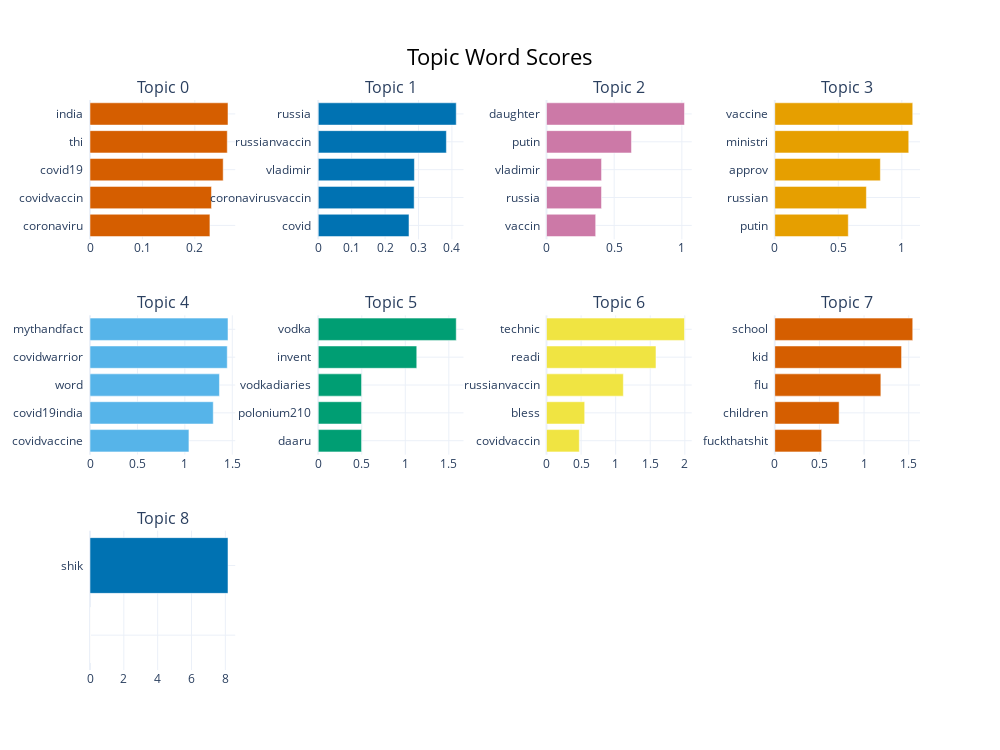

Notebook code cell kept with this figure:
### Markdown cell above
#### a) Bar chart of the topic word scores

### Code cell
topic_model.load(models_dir + model)
topic_model.visualize_barchart(top_n_topics=10)

### Figure 1 — Plotly figure (JSON) as saved in the notebook; plotly's stock layout.template omitted (floating-point values rounded to 4 significant figures)
{"data": [{"marker": {"color": "#D55E00"}, "orientation": "h", "type": "bar", "x": [0.2288, 0.2318, 0.2541, 0.2619, 0.2633], "xaxis": "x", "y": ["coronaviru  ", "covidvaccin  ", "covid19  ", "thi  ", "india  "], "yaxis": "y"}, {"marker": {"color": "#0072B2"}, "orientation": "h", "type": "bar", "x": [0.2715, 0.287, 0.2878, 0.3835, 0.4129], "xaxis": "x2", "y": ["covid  ", "coronavirusvaccin  ", "vladimir  ", "russianvaccin  ", "russia  "], "yaxis": "y2"}, {"marker": {"color": "#CC79A7"}, "orientation": "h", "type": "bar", "x": [0.3633, 0.4064, 0.4066, 0.6278, 1.019], "xaxis": "x3", "y": ["vaccin  ", "russia  ", "vladimir  ", "putin  ", "daughter  "], "yaxis": "y3"}, {"marker": {"color": "#E69F00"}, "orientation": "h", "type": "bar", "x": [0.5787, 0.7211, 0.8311, 1.055, 1.086], "xaxis": "x4", "y": ["putin  ", "russian  ", "approv  ", "ministri  ", "vaccine  "], "yaxis": "y4"}, {"marker": {"color": "#56B4E9"}, "orientation": "h", "type": "bar", "x": [1.043, 1.299, 1.364, 1.446, 1.454], "xaxis": "x5", "y": ["covidvaccine  ", "covid19india  ", "word  ", "covidwarrior  ", "mythandfact  "], "yaxis": "y5"}, {"marker": {"color": "#009E73"}, "orientation": "h", "type": "bar", "x": [0.4973, 0.4973, 0.4973, 1.132, 1.585], "xaxis": "x6", "y": ["daaru  ", "polonium210  ", "vodkadiaries  ", "invent  ", "vodka  "], "yaxis": "y6"}, {"marker": {"color": "#F0E442"}, "orientation": "h", "type": "bar", "x": [0.4744, 0.552, 1.111, 1.583, 1.995], "xaxis": "x7", "y": ["covidvaccin  ", "bless  ", "russianvaccin  ", "readi  ", "technic  "], "yaxis": "y7"}, {"marker": {"color": "#D55E00"}, "orientation": "h", "type": "bar", "x": [0.5254, 0.7208, 1.188, 1.42, 1.545], "xaxis": "x8", "y": ["fuckthatshit  ", "children  ", "flu  ", "kid  ", "school  "], "yaxis": "y8"}, {"marker": {"color": "#0072B2"}, "orientation": "h", "type": "bar", "x": [1e-05, 1e-05, 1e-05, 1e-05, 8.157], "xaxis": "x9", "y": ["  ", "  ", "  ", "  ", "shik  "], "yaxis": "y9"}], "layout": {"annotations": [{"font": {"size": 16}, "showarrow": false, "text": "Topic 0", "x": 0.0875, "xanchor": "center", "xref": "paper", "y": 1, "yanchor": "bottom", "yref": "paper"}, {"font": {"size": 16}, "showarrow": false, "text": "Topic 1", "x": 0.3625, "xanchor": "center", "xref": "paper", "y": 1, "yanchor": "bottom", "yref": "paper"}, {"font": {"size": 16}, "showarrow": false, "text": "Topic 2", "x": 0.6375, "xanchor": "center", "xref": "paper", "y": 1, "yanchor": "bottom", "yref": "paper"}, {"font": {"size": 16}, "showarrow": false, "text": "Topic 3", "x": 0.9125, "xanchor": "center", "xref": "paper", "y": 1, "yanchor": "bottom", "yref": "paper"}, {"font": {"size": 16}, "showarrow": false, "text": "Topic 4", "x": 0.0875, "xanchor": "center", "xref": "paper", "y": 0.6222, "yanchor": "bottom", "yref": "paper"}, {"font": {"size": 16}, "showarrow": false, "text": "Topic 5", "x": 0.3625, "xanchor": "center", "xref": "paper", "y": 0.6222, "yanchor": "bottom", "yref": "paper"}, {"font": {"size": 16}, "showarrow": false, "text": "Topic 6", "x": 0.6375, "xanchor": "center", "xref": "paper", "y": 0.6222, "yanchor": "bottom", "yref": "paper"}, {"font": {"size": 16}, "showarrow": false, "text": "Topic 7", "x": 0.9125, "xanchor": "center", "xref": "paper", "y": 0.6222, "yanchor": "bottom", "yref": "paper"}, {"font": {"size": 16}, "showarrow": false, "text": "Topic 8", "x": 0.0875, "xanchor": "center", "xref": "paper", "y": 0.2444, "yanchor": "bottom", "yref": "paper"}], "height": 750, "hoverlabel": {"bgcolor": "white", "font": {"family": "Rockwell", "size": 16}}, "showlegend": false, "title": {"font": {"color": "Black", "size": 22}, "text": "Topic Word Scores", "x": 0.5, "xanchor": "center", "yanchor": "top"}, "width": 1000, "xaxis": {"anchor": "y", "domain": [0, 0.175], "showgrid": true}, "xaxis10": {"anchor": "y10", "domain": [0.275, 0.45], "showgrid": true}, "xaxis11": {"anchor": "y11", "domain": [0.55, 0.725], "showgrid": true}, "xaxis12": {"anchor": "y12", "domain": [0.825, 1], "showgrid": true}, "xaxis2": {"anchor": "y2", "domain": [0.275, 0.45], "showgrid": true}, "xaxis3": {"anchor": "y3", "domain": [0.55, 0.725], "showgrid": true}, "xaxis4": {"anchor": "y4", "domain": [0.825, 1], "showgrid": true}, "xaxis5": {"anchor": "y5", "domain": [0, 0.175], "showgrid": true}, "xaxis6": {"anchor": "y6", "domain": [0.275, 0.45], "showgrid": true}, "xaxis7": {"anchor": "y7", "domain": [0.55, 0.725], "showgrid": true}, "xaxis8": {"anchor": "y8", "domain": [0.825, 1], "showgrid": true}, "xaxis9": {"anchor": "y9", "domain": [0, 0.175], "showgrid": true}, "yaxis": {"anchor": "x", "domain": [0.7556, 1], "showgrid": true}, "yaxis10": {"anchor": "x10", "domain": [0, 0.2444], "showgrid": true}, "yaxis11": {"anchor": "x11", "domain": [0, 0.2444], "showgrid": true}, "yaxis12": {"anchor": "x12", "domain": [0, 0.2444], "showgrid": true}, "yaxis2": {"anchor": "x2", "domain": [0.7556, 1], "showgrid": true}, "yaxis3": {"anchor": "x3", "domain": [0.7556, 1], "showgrid": true}, "yaxis4": {"anchor": "x4", "domain": [0.7556, 1], "showgrid": true}, "yaxis5": {"anchor": "x5", "domain": [0.3778, 0.6222], "showgrid": true}, "yaxis6": {"anchor": "x6", "domain": [0.3778, 0.6222], "showgrid": true}, "yaxis7": {"anchor": "x7", "domain": [0.3778, 0.6222], "showgrid": true}, "yaxis8": {"anchor": "x8", "domain": [0.3778, 0.6222], "showgrid": true}, "yaxis9": {"anchor": "x9", "domain": [0, 0.2444], "showgrid": true}}}
